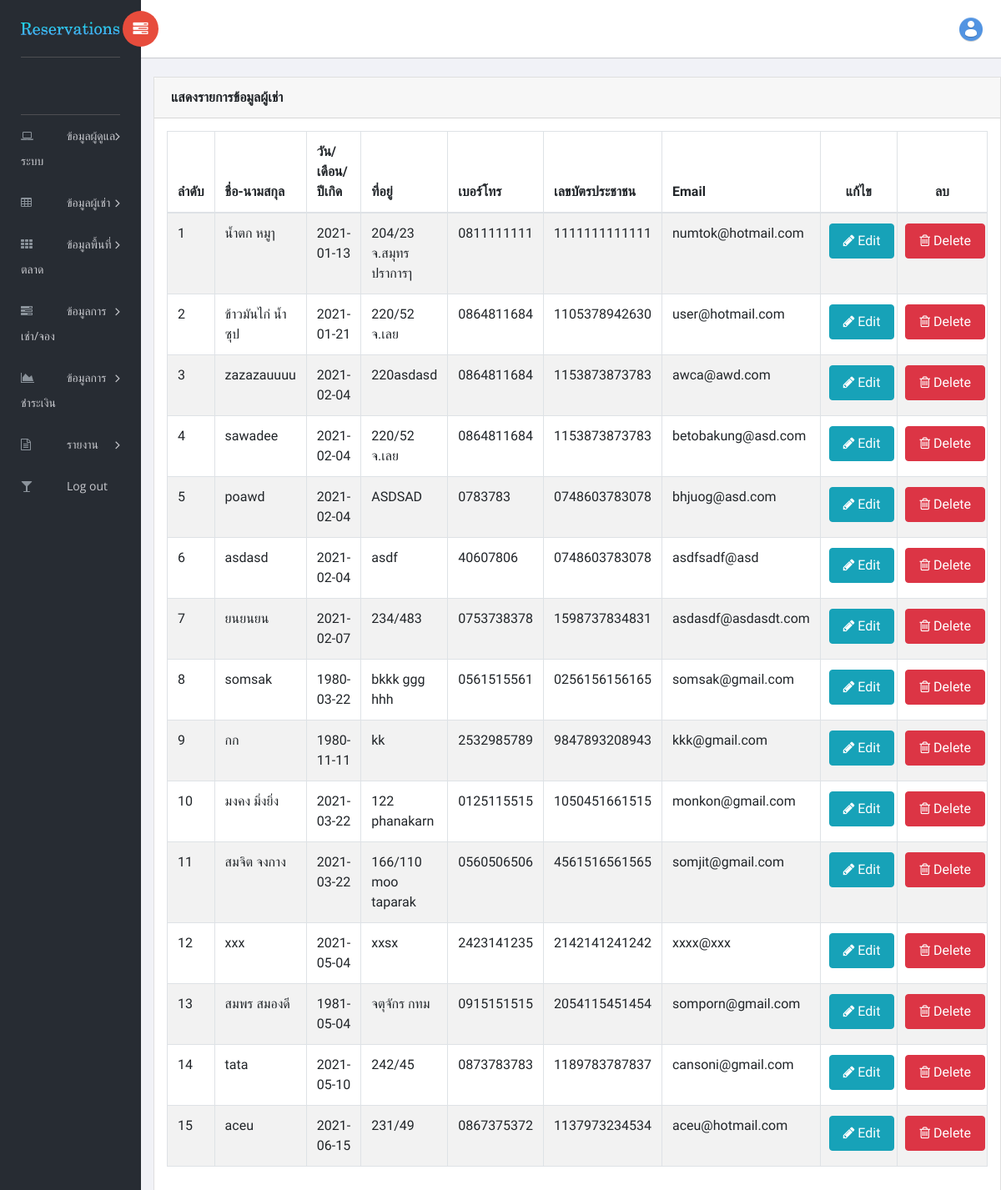
The app's page /backend/admin/show_renter.php with its own data.
### tables this page shows
CREATE TABLE `tb_renter` (
  `renter_id` int(11) NOT NULL,
  `renter_fullname` varchar(255) NOT NULL,
  `renter_birth` date NOT NULL,
  `renter_id_card` varchar(13) NOT NULL,
  `renter_address` varchar(255) NOT NULL,
  `renter_tel` varchar(10) NOT NULL,
  `renter_email` varchar(255) NOT NULL,
  `renter_user` varchar(255) NOT NULL,
  `renter_password` varchar(255) NOT NULL,
  `renter_detail` varchar(255) NOT NULL
);

### connect.php (called while the page is built, shortened)
<?php
require_once('configs.php');
class class_conn{
public $db_server;
public $db_username;
public $db_password;
public $db_database;
public function __construct() {
    global $Configs;
    $this->db_server = $Configs["SERVER"];
    $this->db_username = $Configs["USERNAME"];
    $this->db_password = $Configs["PASSWORD"];
    $this->db_database = $Configs["DATABASE"];
}
public function select_base($sql){
$db_server = $this->db_server;
$db_username = $this->db_username;
$db_password = $this->db_password;
$db_database = $this->db_database;
$con = mysqli_connect($db_server,$db_username,$db_password,$db_database);
mysqli_set_charset($con,"utf8");
$result = mysqli_query($con,$sql);
return $result;
}
}
?>

### backend/admin/show_renter.php (the view, shortened to what this page needs)
<?php include('header.php');?>
<div class="content mt-3">
            <div class="animated fadeIn">
                <div class="row">
                    <div class="col-md-12">
                        <div class="card">
                            <div class="card-header">
                                <strong class="card-title">แสดงรายการข้อมูลผู้เช่า</strong>
                            </div>
                            <div class="card-body nav nav-pills nav-justified">
                                <table id="bootstrap-data-table-export" class="table table-striped table-bordered">
                                    <thead>
                                        <tr>
                                            <th>ลำดับ</th>
                                            <th>ชื่อ-นามสกุล</th>
                                            <th>วัน/เดือน/ปีเกิด</th>
                                            <th>ที่อยู่</th>
                                            <th>เบอร์โทร</th>
                                            <th>เลขบัตรประชาชน</th>
                                            <th>Email</th>
                                            <th style="text-align: center;">แก้ไข</th>
                                            <th style="text-align: center;">ลบ</th>
                                        </tr>
                                    </thead>
                                    <?php
                                $a='1';
                             $sql="SELECT * FROM  tb_renter ";
                             $result=$cls_conn->select_base($sql);
                             while($row=mysqli_fetch_array($result))
                             {
                                 ?>
                                    <tr>
                                       <td>
                                           <?=$a++;?>
                                        </td>
                                        <td>
                                            <?=$row['renter_fullname'];?>
                                        </td>
                                        <td>
                                            <?=$row['renter_birth'];?>
                                        </td>
                                        <td>
                                            <?=$row['renter_address'];?>
                                        </td>
                                        <td>
                                            <?=$row['renter_tel'];?>
                                        </td>
                                        <td>
                                            <?=$row['renter_id_card'];?>
                                        </td>
                                        <td>
                                            <?=$row['renter_email'];?>
                                        </td>
                                        <td id="pp">
                                            <a href="update_renter.php?id=<?=$row['renter_id'];?>"
                                                class="btn btn-info btn-xs nav-link" onclick="return confirm('คุณต้องการแก้ไขหรือไม่?')"><i class="fa fa-pencil"></i> Edit </a>
                                        </td>
                                        <td id="pp">
                                            <a href="delete_renter.php?id=<?=$row['renter_id'];?>"
                                                class="btn btn-danger btn-xs nav-link" onclick="return confirm('คุณต้องการลบหรือไม่?')"><i class="fa fa-trash-o"></i> Delete
                                            </a>
                                        </td>
                                    </tr>
                                    <?php
                             }
                             ?>
                                </table>
                            </div>
                        </div>
                    </div>
                </div>
            </div>
</div>
<?php include('footer.php');?>

### backend/admin/show_renter.php (style rules this page uses)
#pp { padding-left: 1%; }

### records on screen
tb_renter: renter_fullname "น้ำตก หมูๅ", renter_birth "2021-01-13", renter_address "204/23 จ.สมุทรปราการๅ", renter_tel "0811111111", renter_id_card "1111111111111", renter_email "numtok@hotmail.com"
tb_renter: renter_fullname "ข้าวมันไก่ น้ำซุป", renter_birth "2021-01-21", renter_address "220/52 จ.เลย", renter_tel "0864811684", renter_id_card "1105378942630", renter_email "user@hotmail.com"
tb_renter: renter_fullname "zazazauuuu", renter_birth "2021-02-04", renter_address "220asdasd", renter_tel "0864811684", renter_id_card "1153873873783", renter_email "awca@awd.com"
tb_renter: renter_fullname "sawadee", renter_birth "2021-02-04", renter_address "220/52 จ.เลย", renter_tel "0864811684", renter_id_card "1153873873783", renter_email "betobakung@asd.com"
tb_renter: renter_fullname "poawd", renter_birth "2021-02-04", renter_address "ASDSAD", renter_tel "0783783", renter_id_card "0748603783078", renter_email "bhjuog@asd.com"
tb_renter: renter_fullname "asdasd", renter_birth "2021-02-04", renter_address "asdf", renter_tel "40607806", renter_id_card "0748603783078", renter_email "asdfsadf@asd"
tb_renter: renter_fullname "ยนยนยน", renter_birth "2021-02-07", renter_address "234/483", renter_tel "0753738378", renter_id_card "1598737834831", renter_email "asdasdf@asdasdt.com"
tb_renter: renter_fullname "somsak", renter_birth "1980-03-22", renter_address "bkkk ggg hhh", renter_tel "0561515561", renter_id_card "0256156156165", renter_email "somsak@gmail.com"
tb_renter: renter_fullname "กก", renter_birth "1980-11-11", renter_address "kk", renter_tel "2532985789", renter_id_card "9847893208943", renter_email "kkk@gmail.com"
tb_renter: renter_fullname "มงคง มิ่งยิ่ง", renter_birth "2021-03-22", renter_address "122 phanakarn", renter_tel "0125115515", renter_id_card "1050451661515", renter_email "monkon@gmail.com"
tb_renter: renter_fullname "สมจิต จงกาง", renter_birth "2021-03-22", renter_address "166/110 moo taparak", renter_tel "0560506506", renter_id_card "4561516561565", renter_email "somjit@gmail.com"
tb_renter: renter_fullname "xxx", renter_birth "2021-05-04", renter_address "xxsx", renter_tel "2423141235", renter_id_card "2142141241242", renter_email "xxxx@xxx"
tb_renter: renter_fullname "สมพร สมองดี", renter_birth "1981-05-04", renter_address "จตุจักร กทม", renter_tel "0915151515", renter_id_card "2054115451454", renter_email "somporn@gmail.com"
tb_renter: renter_fullname "tata", renter_birth "2021-05-10", renter_address "242/45", renter_tel "0873783783", renter_id_card "1189783787837", renter_email "cansoni@gmail.com"
tb_renter: renter_fullname "aceu", renter_birth "2021-06-15", renter_address "231/49", renter_tel "0867375372", renter_id_card "1137973234534", renter_email "aceu@hotmail.com"
